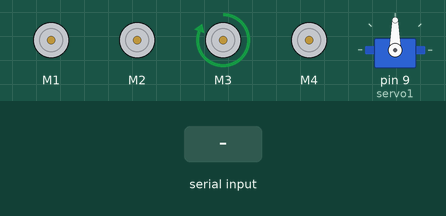
Recording of a sketch running on a simulated Arduino Uno, built with avr-gcc and run on an emulated ATmega328P. Parts: 4 × DC motor (green arrow = forward, orange = backward, longer = faster), servo. Inputs (shaded band) come from the test bench.

Above: at 1.2 s.
1.3 s: "H" received over Serial
At 2.8 s:
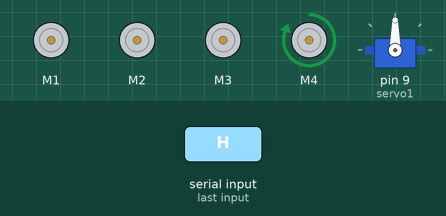
At 5.6 s:
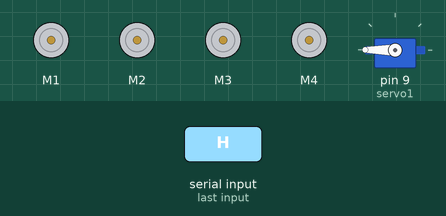
Timing chart, 0 to 7.1 s (numbered marks = the images above; inputs shaded):
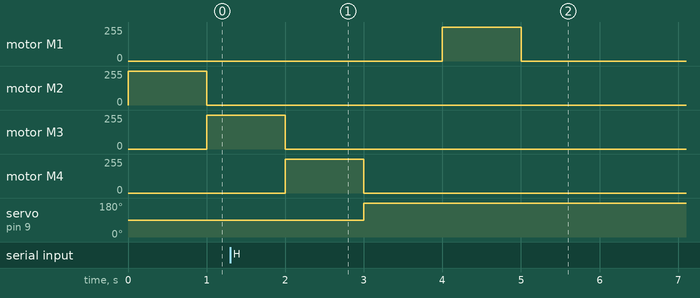

Measured:
- after the input at 1.3 s, motor M1: stopped → forward 255/255 after 2.7 s, → stopped 1.0 s later

The sketch:

motor.ino
```cpp
#include <AFMotor.h>
#include <Servo.h>

AF_DCMotor motor1(1);
AF_DCMotor motor2(2);
AF_DCMotor motor3(3);
AF_DCMotor motor4(4);
Servo servo1;

void setup() {
  motor1.setSpeed(255);
  motor2.setSpeed(255);
  motor3.setSpeed(255);
  motor4.setSpeed(255);
  servo1.attach(9);
  Serial.begin(9600);

}
void loop() {
  if (Serial.available()) {
    char serialListener = Serial.read();
    if (serialListener == 'H') {
      motor1.run(FORWARD);
      delay (1000);
      motor1.setSpeed (0);
    }
  }
  motor2.run(FORWARD);
  delay (1000);
  motor2.setSpeed (0);

  motor3.run(FORWARD);
  delay (1000);
  motor3.setSpeed (0);

  motor4.run(FORWARD);
  delay (1000);
  motor4.setSpeed (0);

  servo1.write(255);
  delay (1000);
  servo1.write(255);
}
```
